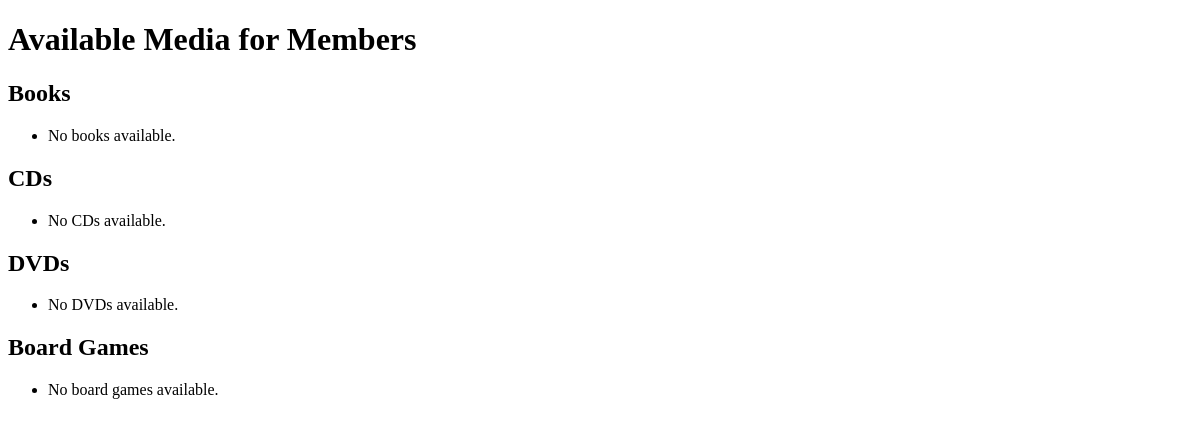
Page /membre/media/ on the earlier database version.
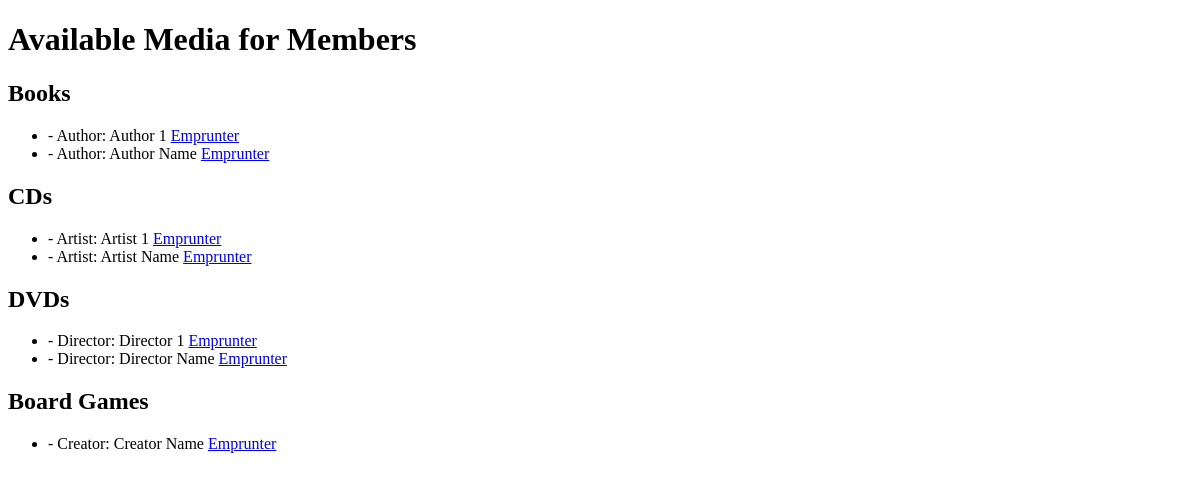
Same page on the later database version.
### membre/models.py (models this page shows, shortened)
class Media(models.Model):
    title = models.CharField(max_length=200)
    available = models.BooleanField(default=True)
    class Meta:
        abstract = True

class Book(Media):
    author = models.CharField(max_length=100)

class Cd(Media):
    artist = models.CharField(max_length=100)

class Dvd(Media):
    director = models.CharField(max_length=100)

class BoardGame(Media):
    creator = models.CharField(max_length=100)

### membre/views.py (the view)
# urls.py: path('media/', views.list_available_media, name='list_available_media'),
def list_available_media(request):
    books = Book.objects.filter(available=True)
    cds = Cd.objects.filter(available=True)
    dvds = Dvd.objects.filter(available=True)
    boardgames = BoardGame.objects.filter(available=True)
    return render(request, 'membre/list_available_media.html', {
        'books': books,
        'cds': cds,
        'dvds': dvds,
        'boardgames': boardgames,
    })

### membre/templates/membre/list_available_media.html (shortened to what this page needs)
<!DOCTYPE html>
<html lang="en">
<head>
</head>
<body>
    <h1>Available Media for Members</h1>
    <h2>Books</h2>
<ul>
    {% for book in books %}
        <li>{{ book.name }} - Author: {{ book.author }}
         <a href="{% url 'bibliothecaire:create_borrow' book.id %}">Emprunter</a></li>
    {% empty %}
        <li>No books available.</li>
    {% endfor %}
</ul>
<h2>CDs</h2>
<ul>
    {% for cd in cds %}
        <li>{{ cd.name }} - Artist: {{ cd.artist }}
         <a href="{% url 'bibliothecaire:create_borrow' cd.id %}">Emprunter</a></li>
    {% empty %}
        <li>No CDs available.</li>
    {% endfor %}
</ul>
<h2>DVDs</h2>
<ul>
    {% for dvd in dvds %}
        <li>{{ dvd.name }} - Director: {{ dvd.director }}
         <a href="{% url 'bibliothecaire:create_borrow' dvd.id %}">Emprunter</a></li>
    {% empty %}
        <li>No DVDs available.</li>
    {% endfor %}
</ul>
<h2>Board Games</h2>
<ul>
    {% for boardgame in boardgames %}
        <li>{{ boardgame.name }} - Creator: {{ boardgame.creator }}
         <a href="{% url 'bibliothecaire:create_borrow' boardgame.id %}">Emprunter</a></li>
    {% empty %}
        <li>No board games available.</li>
    {% endfor %}
</ul>
</body>
</html>

Differences in the rows shown:
added Book: author "Author 1"
added Book: author "Author Name"
added Cd: artist "Artist 1"
added Cd: artist "Artist Name"
added Dvd: director "Director 1"
added Dvd: director "Director Name"
added BoardGame: creator "Creator Name"
Other differences:
text no longer shown: "No books available. No CDs available. No DVDs available. No board games available."
